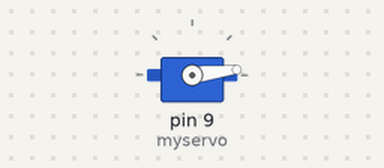
Bench run of a sketch on a simulated Arduino Uno, built with avr-gcc and run on an emulated ATmega328P. On the bench: servo.

Above: at 0.05 s.
At 0.7 s:
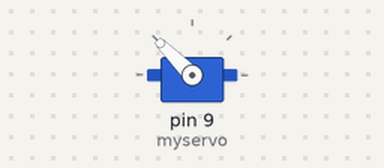
At 1.35 s:
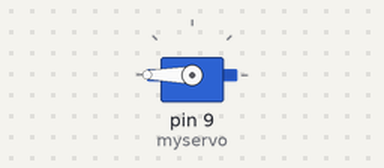
At 2.65 s:
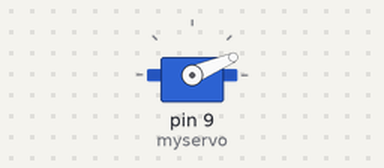
Timing chart, 0 to 6.3 s (numbered marks = the images above):
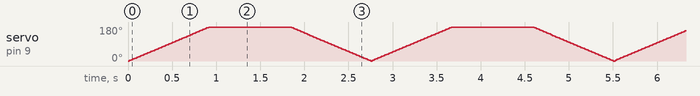

The sketch:

servo.ino
```cpp
#include <Servo.h>
int pos;
Servo myservo;
void setup() {
  myservo.attach(9);
}

void loop() {
  for (pos = 0; pos <= 270; pos += 1) {
    myservo.write(pos);
    delay(5);

  }
    for (pos = 270; pos >=0; pos -= 1) {
    myservo.write(pos);
    delay(5);

  }
}
```
